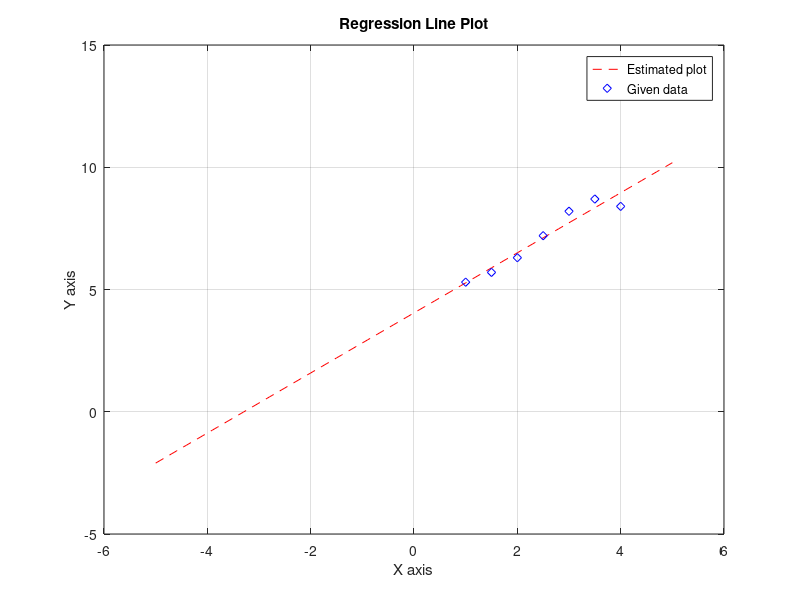

MATLAB code to generate this figure:
%Question Number 2
clc;
x = [1.0 ,1.5 ,2.0 ,2.5 ,3.0 ,3.5 ,4.0];
y = [5.3 ,5.7 , 6.3 , 7.2 , 8.2 , 8.7 8.4 ];
n = 7;

sum_x = 0;
sum_y = 0;
x2 = x.*x;
y2 = y.*y;
xy = x.*y;
mean_x = sum(x)/n;
mean_y = sum(y)/n;
sum_xy = 0;
sum_xx = 0;
   
m = (n*sum(xy) - sum(x)*sum(y))/(n*sum(x2) - sum(x)*sum(x));
c = mean_y - m*mean_x;
x_value = -5:0.1:5;
Y = zeros(1,length(x_value));
for i = 1:length(x_value)
    Y(i) = m*x_value(i) + c;
end    
plot(x_value,Y,'--r',x,y,'db');grid()
xlabel('X axis');
ylabel('Y axis');
title('Regression Line Plot');
legend('Estimated plot','Given data');



